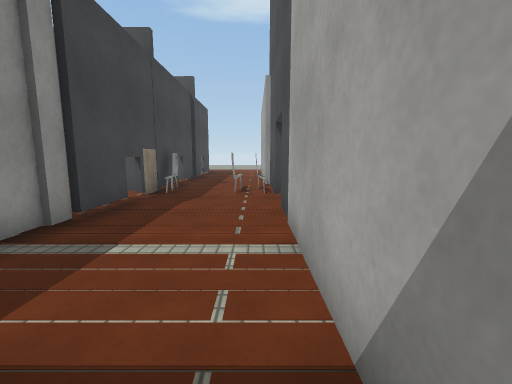
view 1 (above)

12 first-person views from a walk through a 3-D level made in the Unity game engine. The camera is 1.2 m above the floor, tilts 8° down and sees 90° across. The floor is counted in squares, 1 m on a side. Each view is taken from the middle of a square. On the plan, view 1 faces up. The plan holds only what a view shows up to about 12 squares ahead; the rest is blank. The place goes on beyond the plan. Door leaves are left out, so doorways stand open. Surface patterns are stand-ins for the level's own textures.

view 2
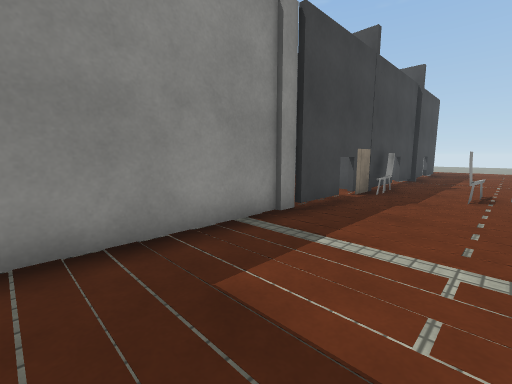

view 3
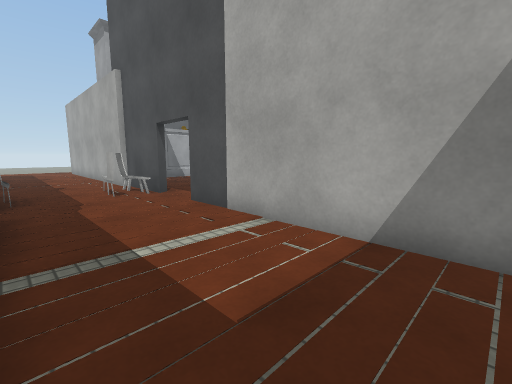

view 4
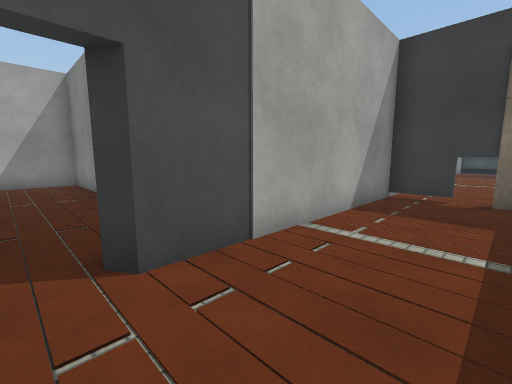

view 5
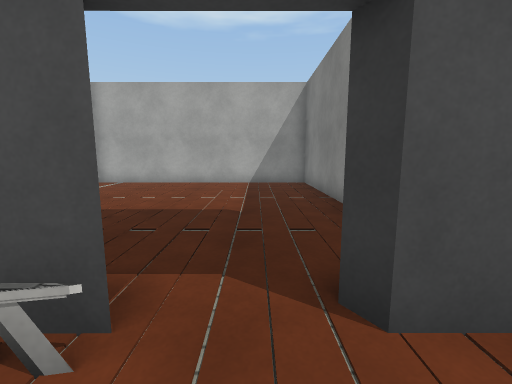

view 6
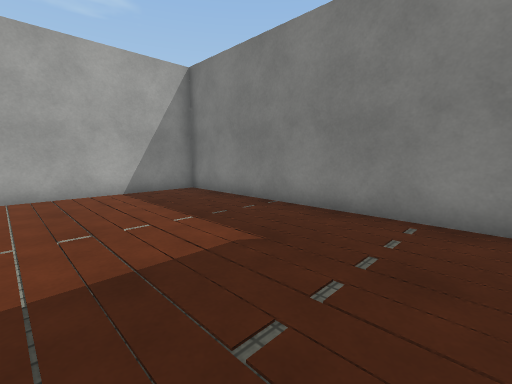

view 7
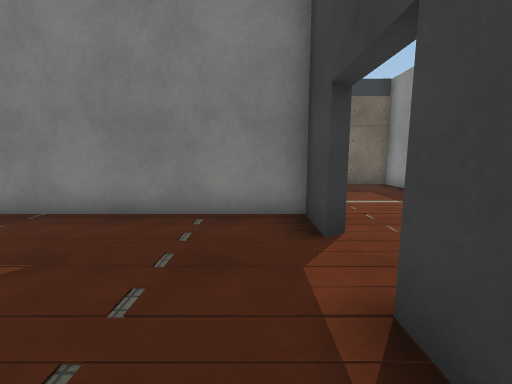

view 8
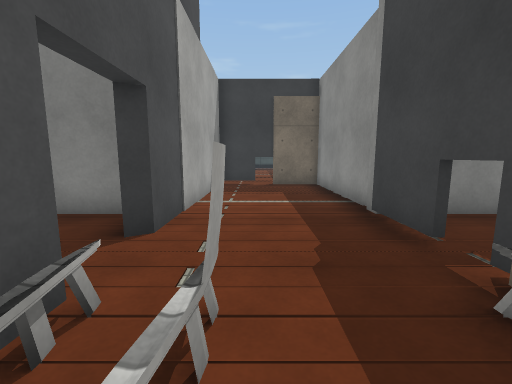

view 9
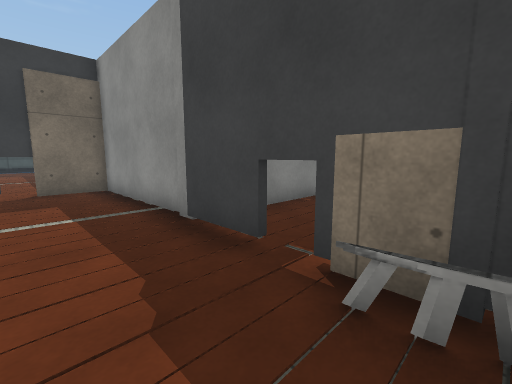

view 10
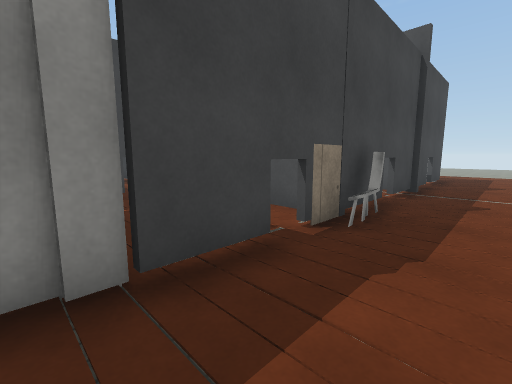

view 11
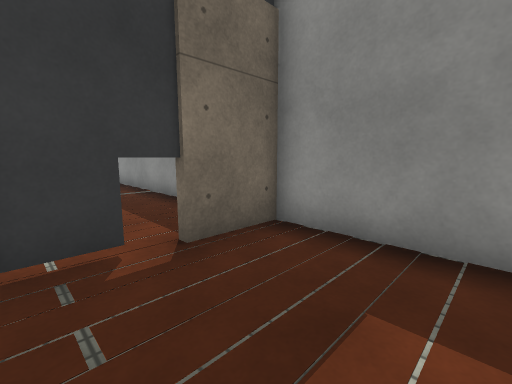

view 12
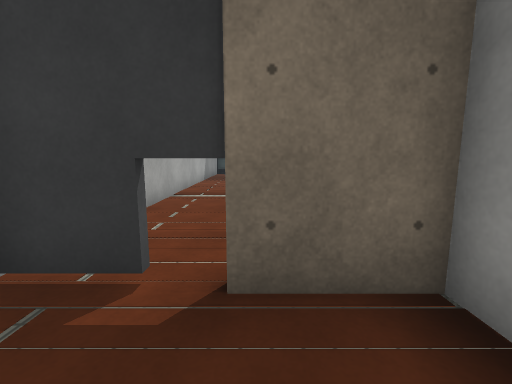

### Floor plan
Points are (right, up) in squares from view 1. A wall is a line through its corners. A room is listed if a view was taken in it or the views show most of it. See-through windows are left out.
Room 1 (views 1, 2, 3, 4, 5, 10, 11, 12)
walls: (-3.7, 4.4) (-3.7, -1.1) (0.6, -1.1) (0.6, 6.1) (1, 6.3); (1, 8.2) (0.6, 8); (-3.4, 8.1) (-3.4, 4.2)
ways out: opening at (1, 7) to room 2; opening at (-1, 9) to room 3; open door at (-2.5, 8) to room 3; open door at (0, 8)
objects: other object (-1, 8)
Room 2 (views 6, 7)
walls: (1, 9.2) (1, 8.2); (1, 6.3) (1, 4.8) (10.7, 4.8) (10.7, 10.5)
ways out: opening at (1, 7) to room 1
Room 3 (views 8, 9)
walls: (-3.4, 9.5) (-3.4, 8.1); (0.6, 8) (0.6, 10.5)
ways out: opening at (-1, 9) to room 1; open door at (-2.5, 8) to room 1
objects: other object (-3, 10); other object (0, 10)

Positions as (right, up) in squares from view 1, and headings:
1: (0, 0), facing up
2: (0, 0), facing up-left
3: (-3, 0), facing up-right
4: (-2, 7), facing down-right
5: (-1, 7), facing right
6: (2, 10), facing down-right
7: (2, 10), facing down
8: (-1, 10), facing down
9: (-1, 9), facing down-left
10: (-1, 4), facing up-left
11: (0, 2), facing down-left
12: (-2, 1), facing down
